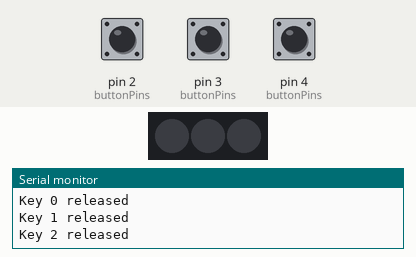
This sketch was run on a simulated Arduino Uno, built with avr-gcc and run on an emulated ATmega328P. On the bench: 3 RGB LEDs in strip order, left to right, the last lines printed to the serial monitor. The test bench sets the inputs (shaded band); at power-on: pin 2 (buttonPins) HIGH, pin 3 (buttonPins) HIGH, pin 4 (buttonPins) HIGH. Dim RGB values are drawn brighter than linear.

Above: at 1.2 s.
1.3 s: pin 2 (buttonPins) pulled LOW for 0.15 s
At 1.37 s:
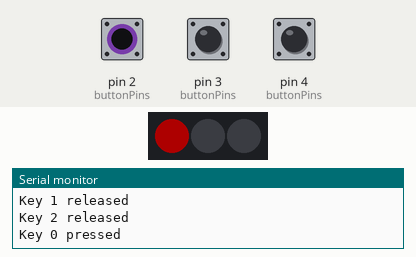
2.9 s: pin 3 (buttonPins) pulled LOW for 0.15 s
At 2.97 s:
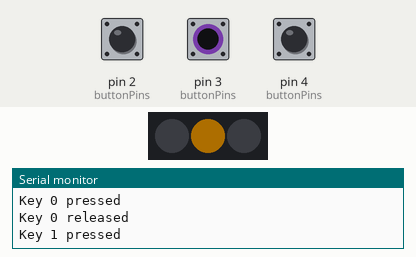
4.5 s: pin 4 (buttonPins) pulled LOW for 0.15 s
At 4.57 s:
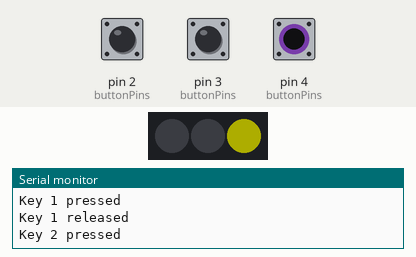
6.1 s: pin 4 (buttonPins) pulled LOW for 3.2 s
At 10.4 s:
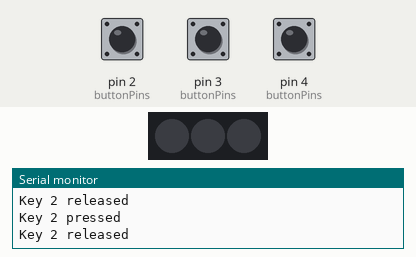
10.8 s: pin 2 (buttonPins) pulled LOW for 3.2 s
At 11.5 s:
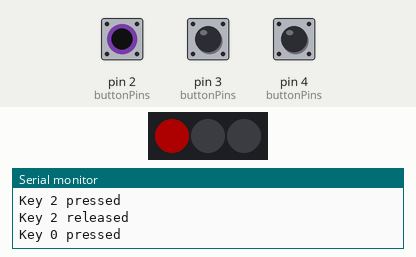
15.5 s: pin 2 (buttonPins) driven LOW and pin 3 (buttonPins) driven LOW
At 16.4 s:
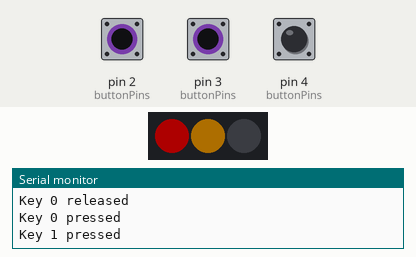
Timing chart, 0 to 18.0 s (numbered marks = the images above; inputs shaded):
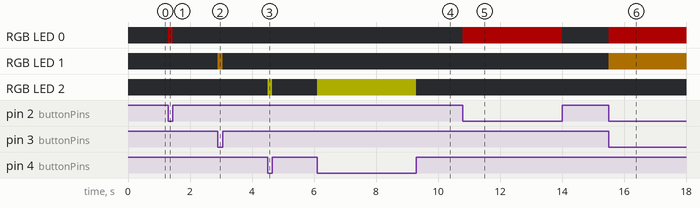

The sketch:

piano_arduino.ino
```cpp
#include <FastLED.h>

// Arduino Uno Configuration
#define NUM_KEYS 3
#define LED_PIN 6          // PWM capable pin for LED data
#define BUTTON_PINS {2, 3, 4}  // Digital pins with interrupt capability
#define DEBOUNCE_DELAY 10  // ms

// Global variables
CRGB leds[NUM_KEYS];
uint8_t buttonPins[NUM_KEYS] = BUTTON_PINS;
bool buttonStates[NUM_KEYS] = {false};
unsigned long lastDebounceTimes[NUM_KEYS] = {0};

void setup() {
  Serial.begin(115200);
  Serial.println("Arduino Uno Piano Module - Basic Version");

  // Initialize LEDs
  FastLED.addLeds<WS2812B, LED_PIN, GRB>(leds, NUM_KEYS);
  FastLED.setBrightness(50);
  fill_solid(leds, NUM_KEYS, CRGB::Black);
  FastLED.show();

  // Initialize buttons with internal pullup
  for(int i = 0; i < NUM_KEYS; i++) {
    pinMode(buttonPins[i], INPUT_PULLUP);
  }
}

void loop() {
  // Check each button
  for(int i = 0; i < NUM_KEYS; i++) {
    bool currentState = digitalRead(buttonPins[i]);

    // Debounce check
    if(currentState != buttonStates[i]) {
      if(millis() - lastDebounceTimes[i] > DEBOUNCE_DELAY) {
        buttonStates[i] = currentState;
        lastDebounceTimes[i] = millis();

        // Button pressed (LOW due to pullup)
        if(!currentState) {
          // Set LED colors based on Boomwhacker color pattern
          // C (Red), D (Orange), E (Yellow), F (Light Green),
          // G (Dark Green), A (Purple), B (Pink), C (Red)
          switch(i) {
            case 0:
              leds[i] = CRGB(255, 0, 0);     // C - Red
              break;
            case 1:
              leds[i] = CRGB(255, 165, 0);   // D - Orange
              break;
            case 2:
              leds[i] = CRGB(255, 255, 0);   // E - Yellow
              break;
          }

          Serial.print("Key ");
          Serial.print(i);
          Serial.println(" pressed");
        } else {
          // Turn off LED when button released
          leds[i] = CRGB::Black;

          Serial.print("Key ");
          Serial.print(i);
          Serial.println(" released");
        }

        FastLED.show();
      }
    }
  }
}
```

Measured:
- after the input at 1.3 s, RGB LED 0: off → RGB(50, 0, 0) at once, → off 0.15 s later
- after the input at 2.9 s, RGB LED 1: off → RGB(50, 32, 0) at once, → off 0.15 s later
- after the input at 4.5 s, RGB LED 2: off → RGB(50, 50, 0) at once, → off 0.15 s later
- after the input at 6.1 s, RGB LED 2: off → RGB(50, 50, 0) at once, → off 3.2 s later
- after the input at 10.8 s, RGB LED 0: off → RGB(50, 0, 0) at once, → off 3.2 s later
- after the input at 15.5 s, RGB LED 0: off → RGB(50, 0, 0) at once; RGB LED 1: off → RGB(50, 32, 0) at once
